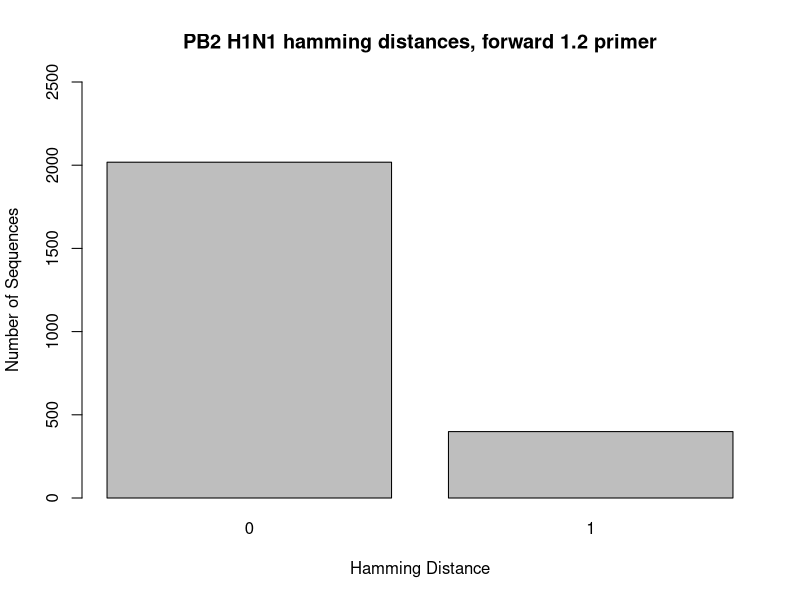
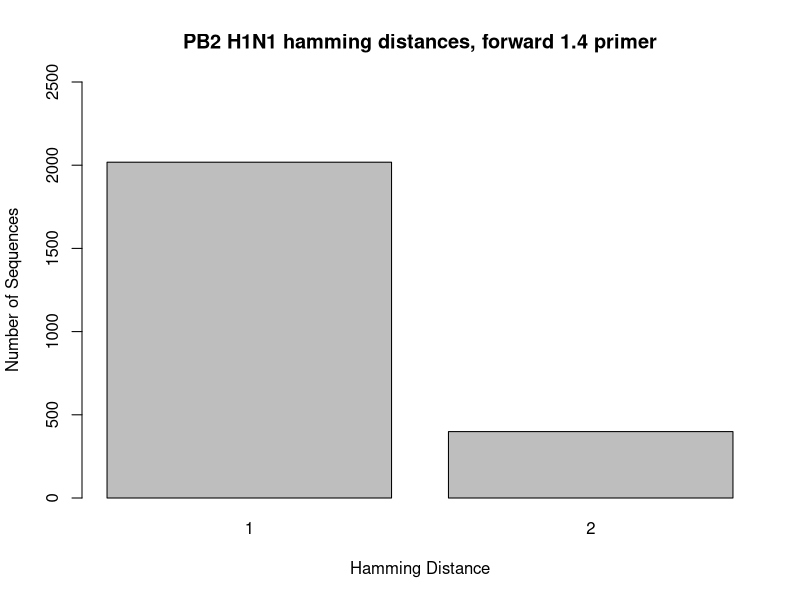
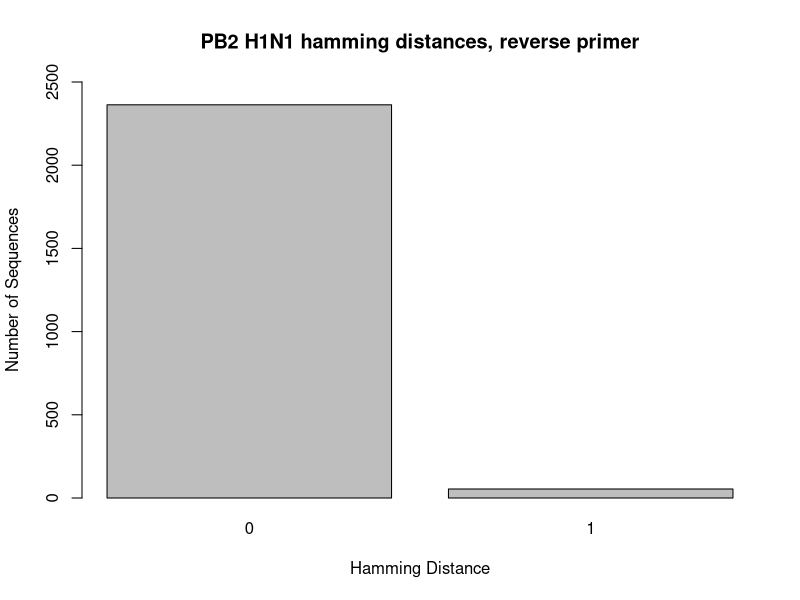
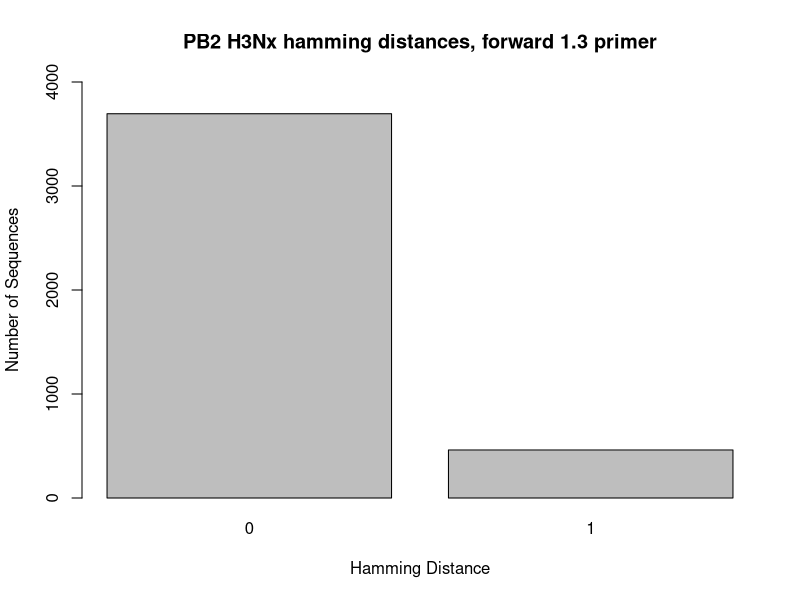
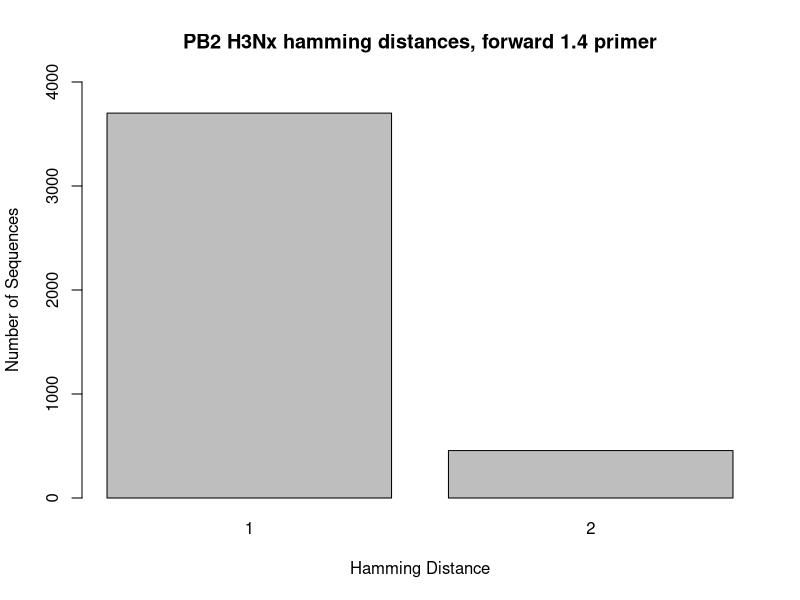
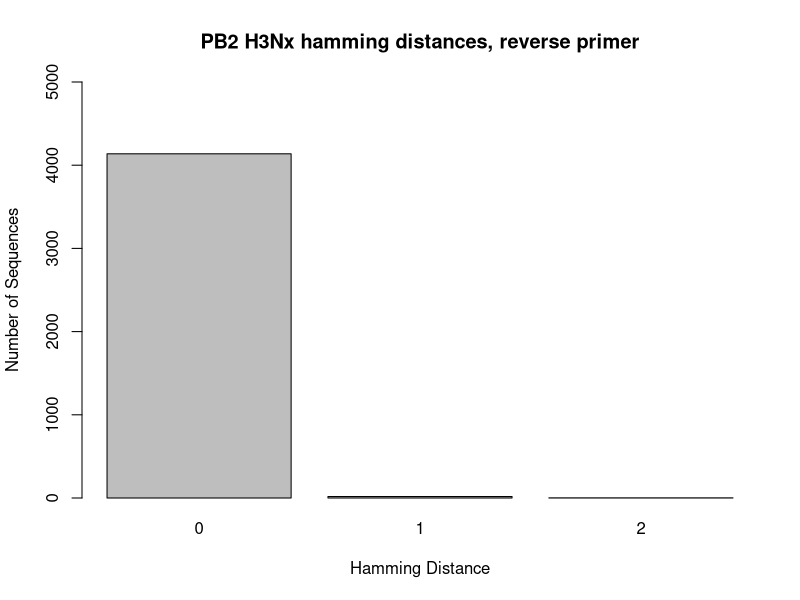
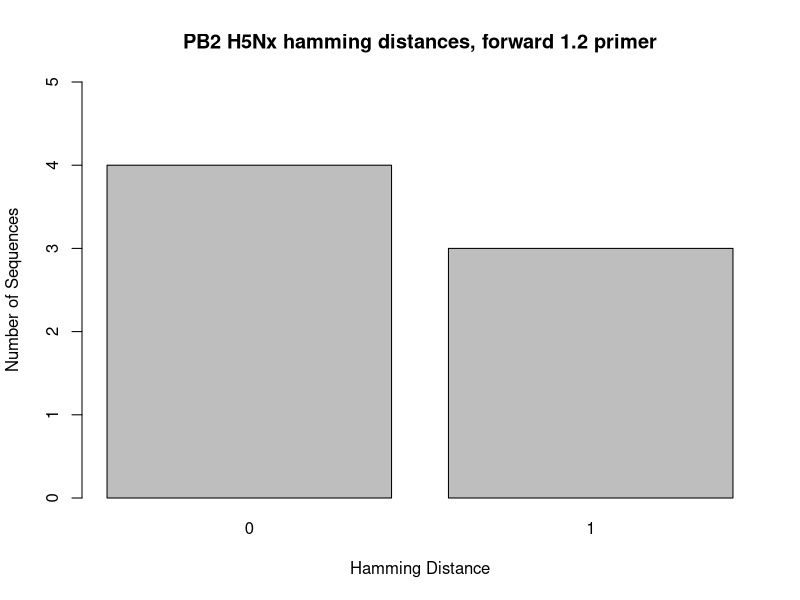
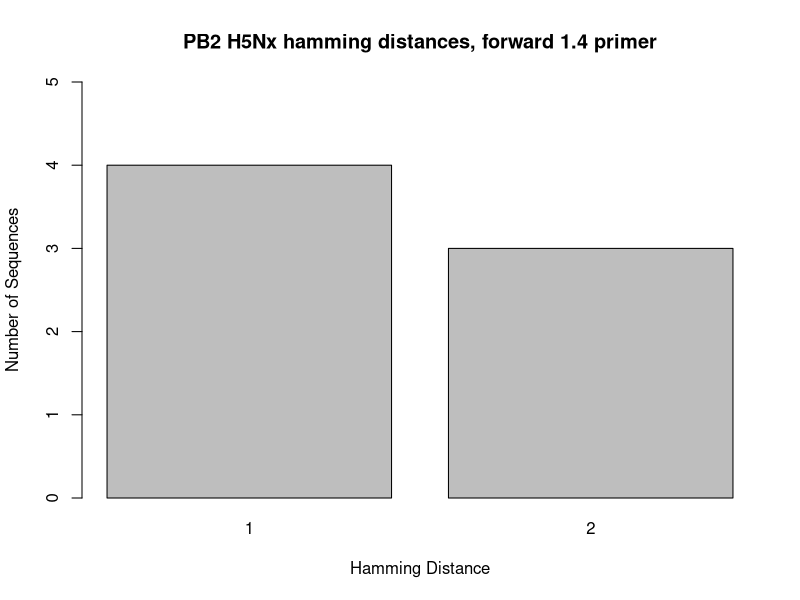

These charts were generated, in order, by the following R code:
## ---- chunk 1
knitr::opts_chunk$set(root.dir = "C:/Users/Lexie Christopoulos/Repos/GenomeSequencing-/db/", echo = TRUE)
## ---- chunk 2
#in console: setwd("C:/Users/Lexie Christopoulos/Repos/GenomeSequencing-/db/PB2")
## ---- chunk 3
PB2_H1_F1 <- read.csv("hamming_distance_results/PB2_H1_PB2_Forward_1.2_results_NCR.csv")

PB2_H1_1 <- PB2_H1_F1[-c(2418, 2419, 2420),]

barplot(table(PB2_H1_1$hamming_distance), main = "PB2 H1N1 hamming distances, forward 1.2 primer", xlab = "Hamming Distance", ylab = "Number of Sequences", ylim = c(0,2500))
## ---- chunk 4
PB2_H1_F2 <- read.csv("hamming_distance_results/PB2_H1_PB2_Forward_1.4_results_NCR.csv")

PB2_H1_2 <- PB2_H1_F2[-c(2418, 2419, 2420),]

barplot(table(PB2_H1_2$hamming_distance), main = "PB2 H1N1 hamming distances, forward 1.4 primer", xlab = "Hamming Distance", ylab = "Number of Sequences", ylim = c(0,2500))
## ---- chunk 5
PB2_H1_R <- read.csv("hamming_distance_results/PB2_H1_PB2_Reverse_2.4_results_NCR.csv")

PB2_H1_3 <- PB2_H1_R[-c(2418),]

barplot(table(PB2_H1_3$hamming_distance), main = "PB2 H1N1 hamming distances, reverse primer", xlab = "Hamming Distance", ylab = "Number of Sequences", ylim = c(0,2500))
## ---- chunk 6
PB2_H3_F1 <- read.csv("hamming_distance_results/PB2_H3_PB2_Forward_1.3_results_NCR.csv")

PB2_H3_1 <- PB2_H3_F1[-c(4158, 4159, 4160),]

barplot(table(PB2_H3_1$hamming_distance), main = "PB2 H3Nx hamming distances, forward 1.3 primer", xlab = "Hamming Distance", ylab = "Number of Sequences", ylim = c(0,4000))
## ---- chunk 7
PB2_H3_F2 <- read.csv("hamming_distance_results/PB2_H3_PB2_Forward_1.4_results_NCR.csv")

PB2_H3_2 <- PB2_H3_F2[-c(4158, 4159, 4160),]

barplot(table(PB2_H3_2$hamming_distance), main = "PB2 H3Nx hamming distances, forward 1.4 primer", xlab = "Hamming Distance", ylab = "Number of Sequences", ylim = c(0,4000))
## ---- chunk 8
PB2_H3_R <- read.csv("hamming_distance_results/PB2_H3_PB2_Reverse_2.4_results_NCR.csv")

PB2_H3_3 <- PB2_H3_R[-c(4158),]

barplot(table(PB2_H3_3$hamming_distance), main = "PB2 H3Nx hamming distances, reverse primer", xlab = "Hamming Distance", ylab = "Number of Sequences", ylim = c(0,5000))
## ---- chunk 9
PB2_H5_F1 <- read.csv("hamming_distance_results/PB2_H5_PB2_Forward_1.2_results_NCR.csv")

PB2_H5_1 <- PB2_H5_F1[-c(8, 9, 10),]

barplot(table(PB2_H5_1$hamming_distance), main = "PB2 H5Nx hamming distances, forward 1.2 primer", xlab = "Hamming Distance", ylab = "Number of Sequences", ylim = c(0,5))
## ---- chunk 10
PB2_H5_F2 <- read.csv("hamming_distance_results/PB2_H5_PB2_Forward_1.4_results_NCR.csv")

PB2_H5_2 <- PB2_H5_F2[-c(8, 9, 10),]

barplot(table(PB2_H5_2$hamming_distance), main = "PB2 H5Nx hamming distances, forward 1.4 primer", xlab = "Hamming Distance", ylab = "Number of Sequences", ylim = c(0,5))
## ---- chunk 11
PB2_H5_R <- read.csv("hamming_distance_results/PB2_H5_PB2_Reverse_2.4_results_NCR.csv")

PB2_H5_3 <- PB2_H5_R[-c(8),]

barplot(table(PB2_H5_3$hamming_distance), main = "PB2 H5Nx hamming distances, reverse primer", xlab = "Hamming Distance", ylab = "Number of Sequences", ylim = c(0,5))
## ---- chunk 12
PB2_H7_F1 <- read.csv("hamming_distance_results/PB2_H7_PB2_Forward_1.2_results_NCR.csv")

PB2_H7_1 <- PB2_H7_F1[-c(44, 45, 46),]

barplot(table(PB2_H7_1$hamming_distance), main = "PB2 H7N9 hamming distances, forward 1.2 primer", xlab = "Hamming Distance", ylab = "Number of Sequences", ylim = c(0,25))
## ---- chunk 13
PB2_H7_F2 <- read.csv("hamming_distance_results/PB2_H7_PB2_Forward_1.4_results_NCR.csv")

PB2_H7_2 <- PB2_H7_F2[-c(44, 45, 46),]

barplot(table(PB2_H7_2$hamming_distance), main = "PB2 H7N9 hamming distances, forward 1.4 primer", xlab = "Hamming Distance", ylab = "Number of Sequences", ylim = c(0,25))
## ---- chunk 14
PB2_H7_R <- read.csv("hamming_distance_results/PB2_H7_PB2_Reverse_2.4_results_NCR.csv")

PB2_H7_3 <- PB2_H7_R[-c(44, 45, 46),]

barplot(table(PB2_H7_3$hamming_distance), main = "PB2 H7N9 hamming distances, reverse primer", xlab = "Hamming Distance", ylab = "Number of Sequences", ylim = c(0,50))
## ---- chunk 15
PB2_H9_F1 <- read.csv("hamming_distance_results/PB2_H9_PB2_Forward_1.2_results_NCR.csv")

PB2_H9_1 <- PB2_H9_F1[-c(9, 10, 11),]

barplot(table(PB2_H9_1$hamming_distance), main = "PB2 H9N2 hamming distances, forward 1.2 primer", xlab = "Hamming Distance", ylab = "Number of Sequences", ylim = c(0,10))
## ---- chunk 16
PB2_H9_F2 <- read.csv("hamming_distance_results/PB2_H9_PB2_Forward_1.4_results_NCR.csv")

PB2_H9_2 <- PB2_H9_F2[-c(9, 10, 11),]

barplot(table(PB2_H9_2$hamming_distance), main = "PB2 H9N2 hamming distances, forward 1.4 primer", xlab = "Hamming Distance", ylab = "Number of Sequences", ylim = c(0,10))
## ---- chunk 17
PB2_H9_R <- read.csv("hamming_distance_results/PB2_H9_PB2_Reverse_2.4_results_NCR.csv")

PB2_H9_3 <- PB2_H9_R[-c(9),]

barplot(table(PB2_H9_3$hamming_distance), main = "PB2 H9N2 hamming distances, reverse primer", xlab = "Hamming Distance", ylab = "Number of Sequences", ylim = c(0,10))
